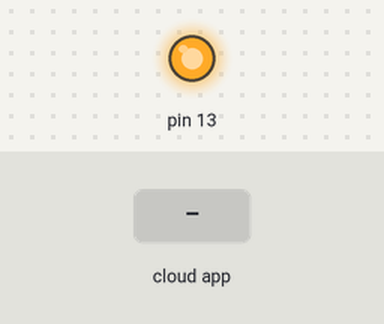
This sketch was run on a simulated Arduino Uno, built with avr-gcc and run on an emulated ATmega328P. Parts: output pins drawn as LEDs (lit = HIGH). The test bench sets the inputs (shaded band). The ROS host is connected and sends only what is stated.

Above: at 1.2 s.
1.3 s: the phone or cloud app sets toggle_led to 0
At 2.5 s:
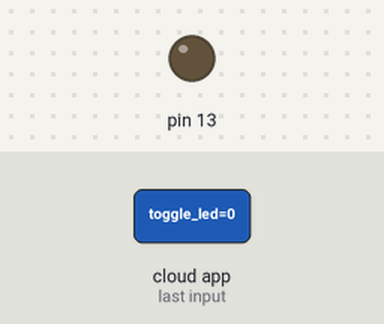
Timing chart, 0 to 4.3 s (numbered marks = the images above; inputs shaded):
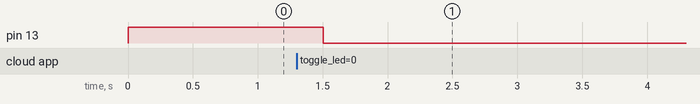

Measured:
- after the input at 1.3 s, pin 13: HIGH → LOW after 0.20 s

The sketch:

2arduino_topic.ino
```cpp
#include <ros.h>
#include <std_msgs/Empty.h>

ros::NodeHandle nh;


void messageCb( const std_msgs::Empty& toggle_msg) {
  //Serial.print("check");
  digitalWrite(13, HIGH);
  delay(100);
  digitalWrite(13, LOW);
  delay(100);
}

ros::Subscriber<std_msgs::Empty> sub("toggle_led", &messageCb );
// ros::Subscriber<{ﾒｯｾｰｼﾞﾊﾟｯｹｰｼﾞ名}::{型}> {Subscriber変数名}("{ﾒｯｾｰｼﾞ(ﾄﾋﾟｯｸ)名}", &{ｺｰﾙﾊﾞｯｸ関数名} );

void setup(){
  pinMode(13, OUTPUT);
  digitalWrite(13, HIGH);

  nh.initNode();
  nh.subscribe(sub);  // rosserialライブラリがボーレート115200bpsで動作するので
                      // "Serial.begin(***);"みたいなのはいらない

}

void loop(){
  nh.spinOnce();
  delay(200);
}
```
